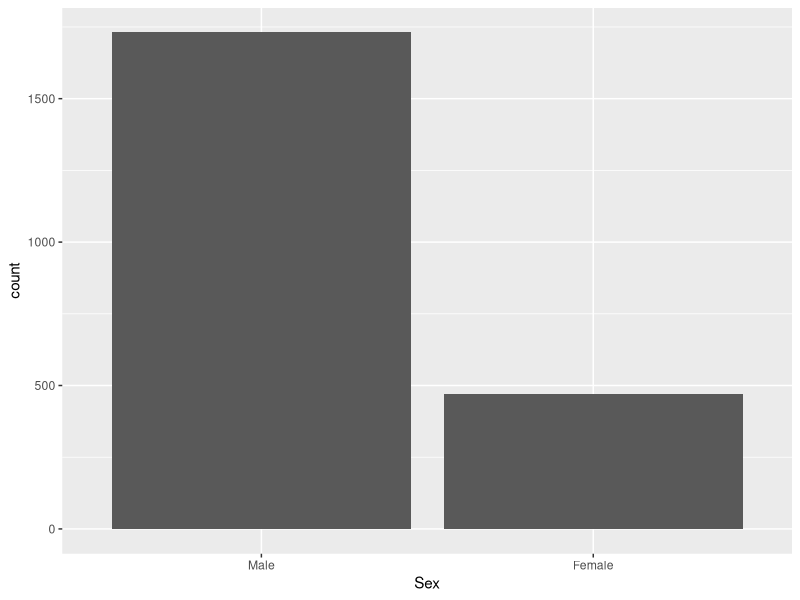
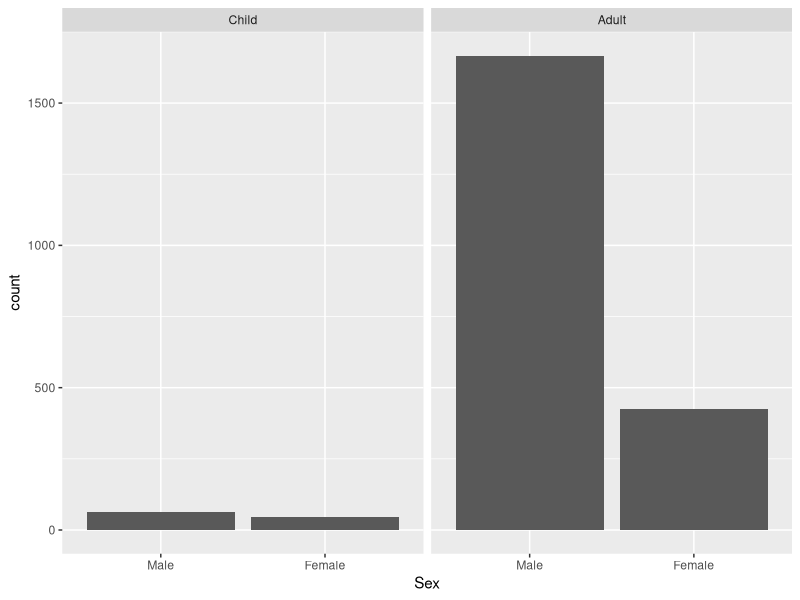
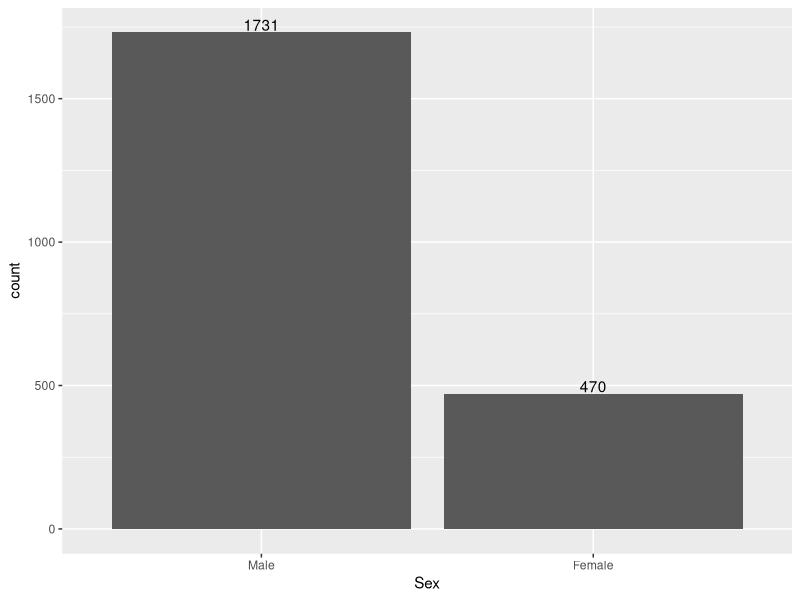
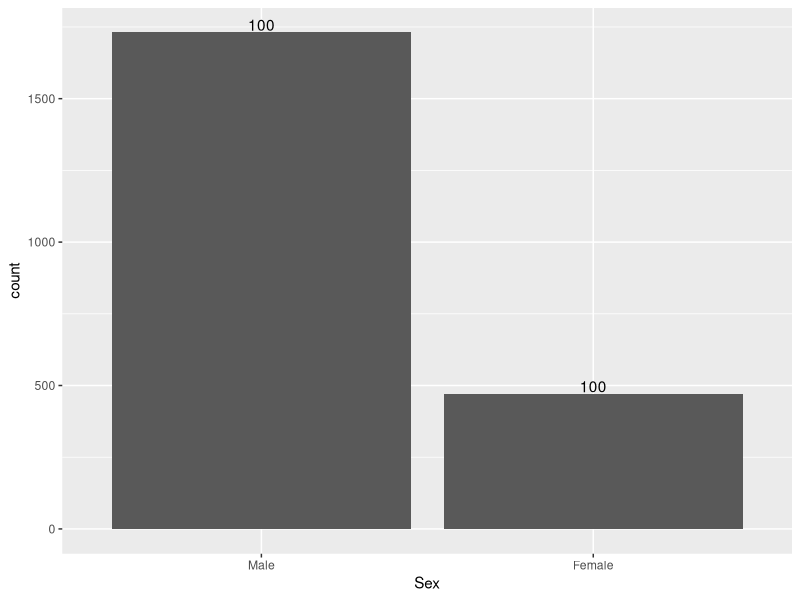

The R script that drew these images, in order:
## ---- chunk 1
knitr::opts_chunk$set(echo = TRUE)
options(tidyverse.quiet = TRUE)
## ---- chunk 2
library(tidyverse)

Titanic %>% 
  data.frame() %>% 
  uncount(weights = Freq) ->
titanic

## ---- chunk 3
titanic %>% 
  ggplot() +
  aes(x = Sex) + 
  geom_bar()

last_plot() + 
  facet_grid(~Age)

geom_bar

ggplot2::StatCount

ggplot2::StatCount$compute_group

titanic %>% 
  rename(x = Sex) %>% 
  ggplot2::StatCount$compute_group()


titanic %>% 
  rename(x = Sex, fill = Age) %>% 
  ggplot2::StatCount$compute_group()


titanic %>% 
  rename(x = Sex) %>% 
  ggplot2::StatCount$compute_group()

titanic %>% 
  ggplot() +
  aes(x = Sex) + 
  geom_bar() + 
  geom_text(stat = StatCount, 
            aes(label = after_stat(count)),
            vjust = -.15)
## ---- chunk 4
titanic %>% 
  ggplot() +
  aes(x = Sex) + 
  geom_bar() + 
  geom_text(stat = StatCount, 
            aes(label = after_stat(100*prop)),
            vjust = -.15)
